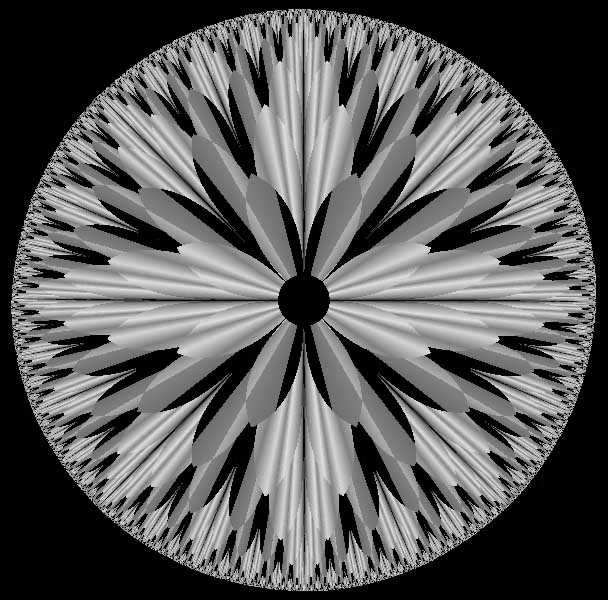
#> input picture Immagini/frattale.jpg, 608 x 600 px, found by its file name
$ python bit_plane_slicing.py
#> lines starting #> are read from the running program, lines starting #| are printed output that depends on the picture
### Librerie/bitop.py
# -*- coding: utf-8 -*-
"""
Functions to get and set bit-planes.
Created on Tue Mar 23 17:25:56 2021

@author: Davide
"""

def bitget(x, index):
    """
    Returns the values of the bits at a given position of a unsigned integer array.

    Parameters
    ----------
    x : unsigned integer array
        Extract the bit-plane from this array.
    index : int
        Posizion of bit-plane to extract.
        It must be less than number of bits in the integer class of x.

    Returns
    -------
    boolean array of the same shape of x
        Extracted bit-plane.
    """

    import numpy
    if x.dtype not in [numpy.uint8, numpy.uint16, numpy.uint32, numpy.uint64]:
        raise ValueError("Only uint8, uint16, uint32, and uint64 are supported as dtype!")
    return (x & (1 << index)) != 0

# [38 lines left out: function bitset, not called in this run]


### Ex2/bit_plane_slicing.py
# -*- coding: utf-8 -*-
"""
Created on Tue Mar 18 11:39:32 2025

@author: david
"""

import numpy as np # importa Numpy
import matplotlib.pyplot as plt # importa Matplotlib
import scipy.ndimage as ndi # importa Scipy per le immagini
import skimage.io as io # importa il modulo Input/Output di SK-Image
import bitop as bo

x= io.imread( './immagini/frattale.jpg')
#> x is the input picture: shape (600, 608); min 0, max 245, mean 89.1

M,N = x.shape
#> M = 600; N = 608
bitplane = np.zeros( (M,N,8), dtype=bool ) #matrice 3D

# x = np.float64(x)
#bitop lavora su uint

for index in range(8):
    bitplane[:,:,index] = bo.bitget(x, index) #bitget non funziona come float

# Mostra tutti i bitplane in una singola figura
plt.figure(figsize=(12, 6))  # imposta la dimensione della figura
for i in range(8):
    plt.subplot(2, 4, i + 1)  # crea una griglia 2x4 per i subplot
    plt.imshow(bitplane[:, :, i], clim=[0, 1], cmap="gray")
    plt.title("Bitplane %d" % i)
    plt.axis('off')  # nasconde gli assi per una visualizzazione più pulita

plt.tight_layout()  # regola automaticamente i layout per prevenire sovrapposizioni
plt.show()
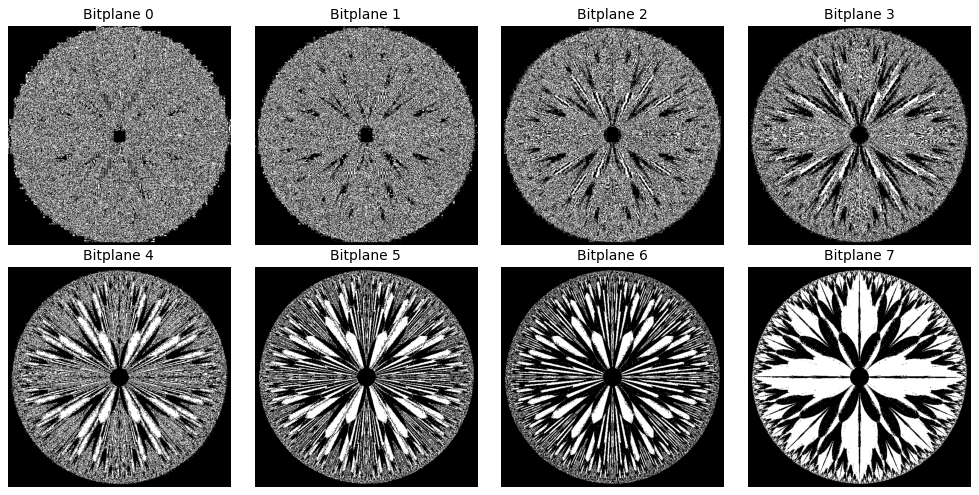
#> figure drawn by matplotlib, 8 panels


    #se metto a 0 il bit meno significativo equivale a fare una quantizzazione(approssimazione)
